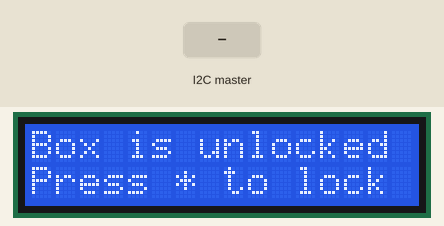
Simulated run of this sketch. Board: Arduino Uno, built with avr-gcc and run on an emulated ATmega328P. On the bench: 16×2 character LCD. The inputs (shaded band) are chosen by the test bench. What the sketch prints to the serial monitor is not drawn.

Above: at 6.2 s.
6.3 s: the I2C master sends the byte 5
At 7.8 s:
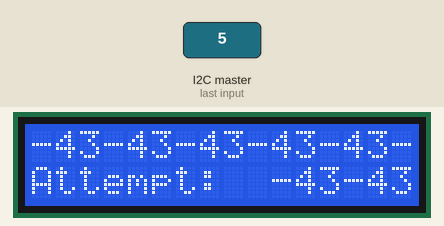
8.4 s: the I2C master sends the byte 10
At 9.6 s:
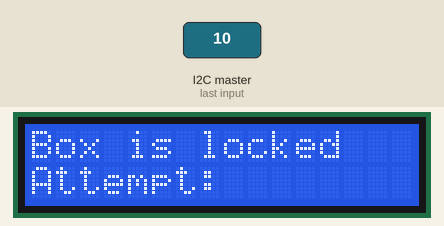
10.0 s: the I2C master sends the byte 90
At 12.58 s:
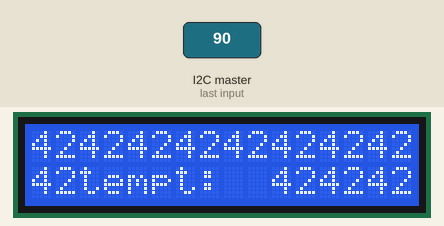
13.0 s: the I2C master sends the byte 11
At 13.6 s:
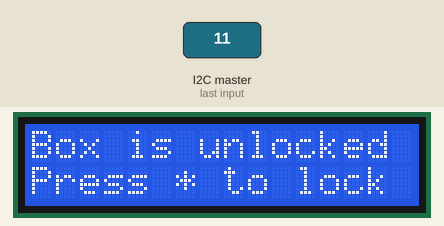
16.0 s: the I2C master sends the byte 200
At 17.3 s:
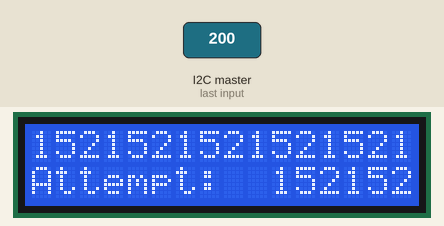
17.5 s: the I2C master sends the byte 0
Timing chart, 0 to 20.0 s (numbered marks = the images above; inputs shaded):
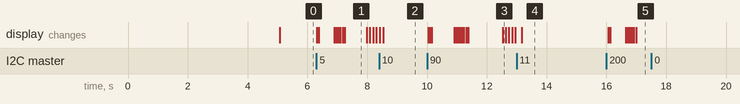

Measured:
- after the input at 6.3 s, the display: first changes at once (image 1 shows a later state)
- after the input at 8.4 s, the display: first differs from a run without the input after 0.13 s (image 2)
- after the input at 10.0 s, the display: first changes at once (image 3 shows a later state)
- after the input at 13.0 s, the display: changes after 0.18 s (image 4)
- after the input at 16.0 s, the display: first changes after 0.07 s (image 5 shows a later state)
- after the input at 17.5 s, every drawn part: stays the same
- what the display in image 1 shows lasts 0.7 s, from 7.3 s to 8.0 s

The sketch:

SerialReceiveLCD.ino
```cpp
#include <LiquidCrystal.h>
#include <Wire.h>
LiquidCrystal lcd(12, 11, 5, 4, 3, 2);
int x = 0;
int realNumber = 0;
String attempt = "";
boolean locked = false;
void setup() {
  lcd.begin(16, 2);
  Wire.begin(9);
  Serial.begin(9600);
  Wire.onReceive(receiveEvent);
  lcd.print("Keypad Lock LCD");
  lcd.setCursor(0, 1);
  lcd.print("Initializing...");
  delay(5000);
  lcd.clear();
  printUnlocked();
}

void receiveEvent(int bytes) {
  x = Wire.read();    // read one character from the I2C
}

void loop() {
  switch (x) {
    case 0:
      break;
    case 10:
      Serial.println("LOCKED");
      delay(50);
      attempt = "";
      printLocked();
      break;
    case 11:
      Serial.println("UNLOCKED");
      delay(50);
      attempt = "";
      printUnlocked();
      break;
    case 12:
      Serial.println("FAILED ATTEMPT");
      delay(50);
      attempt = "";
      break;
    case 13:
      Serial.println("CORRECT ATTEMPT");
      delay(50);
      attempt = "";
      break;
    case 14:
      Serial.println("COMBO RESET");
      delay(50);
      attempt = "";
      break;
    default:
      realNumber = x - 48;;
      attempt += realNumber;
      Serial.print("Received: ");
      Serial.println(realNumber);
      Serial.print("attempt: ");
      Serial.println(attempt);
      printLocked();
      delay(50);
  }
}

void printLocked() {
  lcd.clear();
  lcd.setCursor(0, 0);
  lcd.print("Box is locked");
  lcd.setCursor(0, 1);
  lcd.print("Attempt: ");
  lcd.setCursor(10, 1);
  lcd.print(attempt);
}
void printUnlocked() {
  lcd.clear();
  lcd.setCursor(0, 0);
  lcd.print("Box is unlocked");
  lcd.setCursor(0, 1);
  lcd.print("Press * to lock");
}
```
